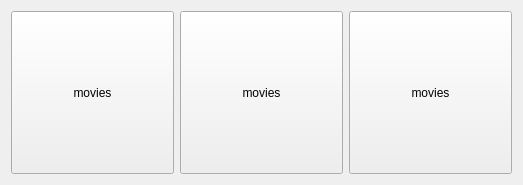
    <widget class="QWidget" name="page">
     <layout class="QGridLayout" name="gridLayout_5">
      <item row="0" column="0">
       <widget class="QPushButton" name="pushButton_29">
        <property name="minimumSize">
         <size>
          <width>163</width>
          <height>163</height>
         </size>
        </property>
        <property name="maximumSize">
         <size>
          <width>163</width>
          <height>163</height>
         </size>
        </property>
        <property name="cursor">
         <cursorShape>PointingHandCursor</cursorShape>
        </property>
        <property name="focusPolicy">
         <enum>Qt::NoFocus</enum>
        </property>
        <property name="styleSheet">
         <string notr="true"/>
        </property>
        <property name="text">
         <string>movies</string>
        </property>
       </widget>
      </item>
      <item row="0" column="1">
       <widget class="QPushButton" name="pushButton_30">
        <property name="minimumSize">
         <size>
          <width>163</width>
          <height>163</height>
         </size>
        </property>
        <property name="maximumSize">
         <size>
          <width>163</width>
          <height>163</height>
         </size>
        </property>
        <property name="cursor">
         <cursorShape>PointingHandCursor</cursorShape>
        </property>
        <property name="focusPolicy">
         <enum>Qt::NoFocus</enum>
        </property>
        <property name="styleSheet">
         <string notr="true"/>
        </property>
        <property name="text">
         <string>movies</string>
        </property>
       </widget>
      </item>
      <item row="0" column="2">
       <widget class="QPushButton" name="pushButton_31">
        <property name="minimumSize">
         <size>
          <width>163</width>
          <height>163</height>
         </size>
        </property>
        <property name="maximumSize">
         <size>
          <width>163</width>
          <height>163</height>
         </size>
        </property>
        <property name="cursor">
         <cursorShape>PointingHandCursor</cursorShape>
        </property>
        <property name="focusPolicy">
         <enum>Qt::NoFocus</enum>
        </property>
        <property name="styleSheet">
         <string notr="true"/>
        </property>
        <property name="text">
         <string>movies</string>
        </property>
       </widget>
      </item>
     </layout>
    </widget>
